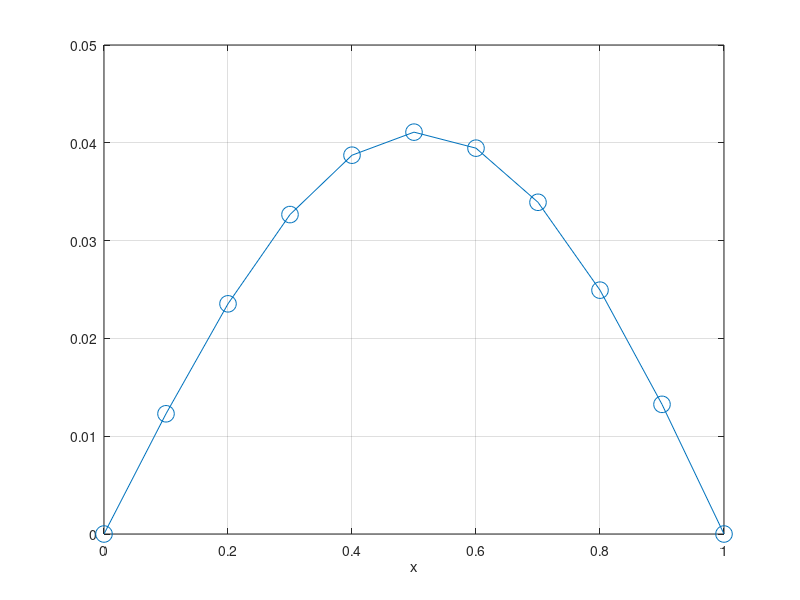

Reproduce this figure in MATLAB.
% EXER3  Solve this ODE BVP by finite differences:
%   y'' + sin(5 x) y = x^3 - x,  y(0)=0, y(1) = 0.

J = 10;  dx = 1/J;  x = (0:dx:1)';
b = zeros(J+1,1);
b(2:J) = dx^2 * ( x(2:J).^3 - x(2:J) );
A = sparse(J+1,J+1);
A(1,1) = 1.0;
for j=2:J
  A(j,[j-1, j, j+1]) = [1, - 2 + dx^2 * sin(5 * x(j)), 1];
end
A(J+1,J+1) = 1.0;

Y = A \ b;   % solve A Y = b

plot(x,Y,'-o','markersize',12), grid on, xlabel x
